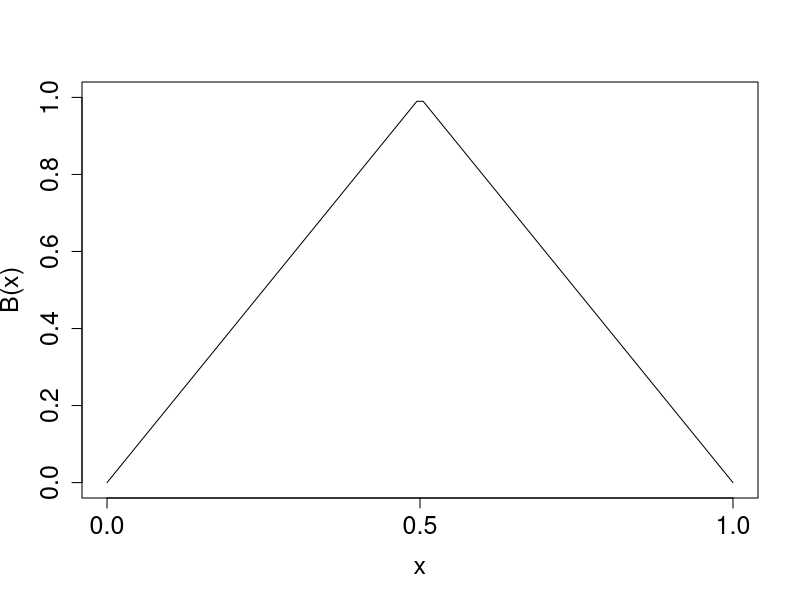
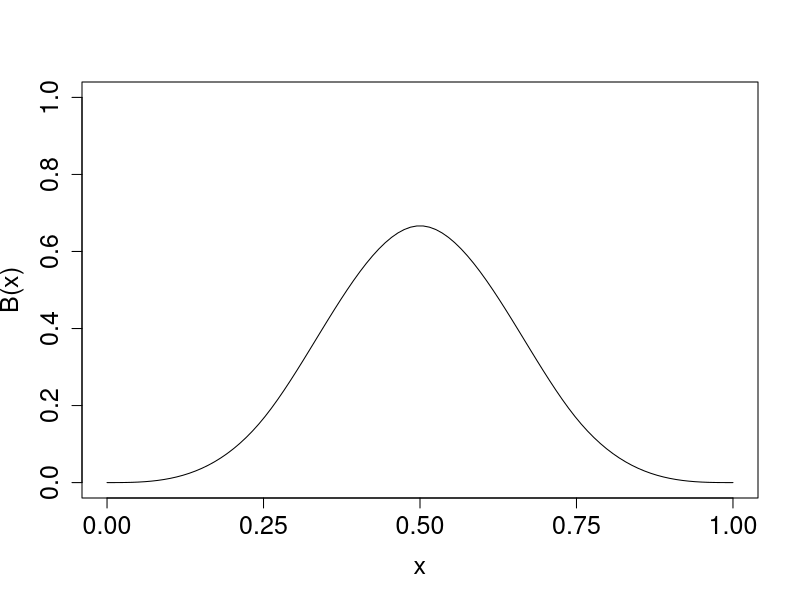
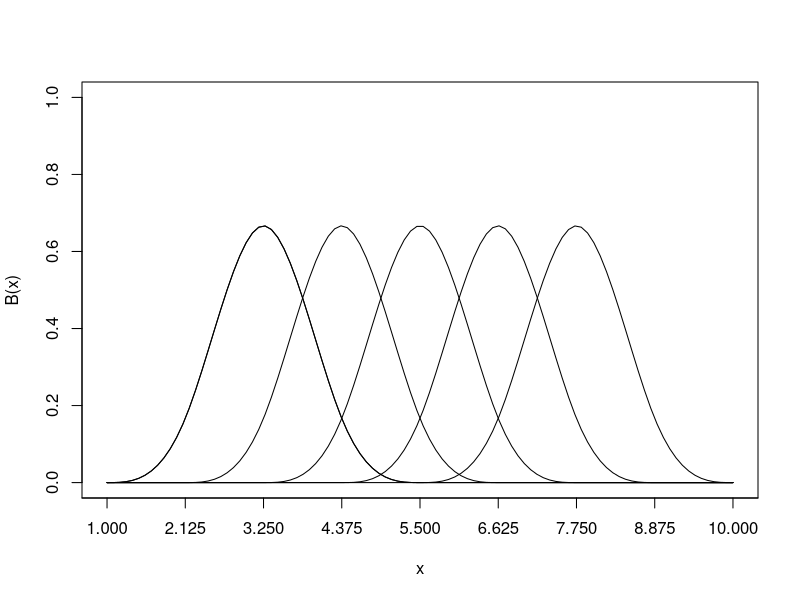

The R source for these figures, in order:
#Clear environment
rm(list = ls())

library(splines)
library(ggfortify)

x = seq(0, 1, length.out = 100)


bdeg = 1

## Specify number of intervals in time (knots - 1)
n_intervals = 2

## Find distance between knots
dx <- (max(x) - min(x)) / n_intervals

## Define knot locations in time
knots <- seq(min(x) - bdeg * dx, max(x) + bdeg * dx, by = dx)

## Define temporal marginal B-spline basis design matrix
B <- spline.des(knots, x, bdeg + 1)$design

# Save to pdf as 7.5 by 3.5, name: B_spline_basis_func_deg_1
plot(B[, 2] ~ x, type = "l", ylim = c(0, 1), 
     ylab = "B(x)", xlab = "x", xaxt='n', cex.lab=1.5, 
     cex.axis=1.5, cex.main=1.5, cex.sub=1.5)
axis(1, at= c(0, 0.5, 1), cex.axis=1.5)


bdeg = 3

## Specify number of intervals in time (knots - 1)
n_intervals = 4

## Find distance between knots
dx <- (max(x) - min(x)) / n_intervals

## Define knot locations in time
knots <- seq(min(x) - bdeg * dx, max(x) + bdeg * dx, by = dx)

## Define temporal marginal B-spline basis design matrix
B <- spline.des(knots, x, bdeg + 1)$design


# Save to pdf as 7.5 by 3.5, name: B_spline_basis_func_deg_3
plot(B[, 4] ~ x, type = "l", ylim = c(0, 1), 
     ylab = "B(x)", xlab = "x", xaxt='n', cex.lab=1.5, 
     cex.axis=1.5, cex.main=1.5, cex.sub=1.5)
axis(1, at=knots[knots >= 0 & knots <= 1], cex.axis=1.5)




x = seq(1, 10, length.out = 100)


bdeg = 3

## Specify number of intervals in time (knots - 1)
n_intervals = 8

## Find distance between knots
dx <- (max(x) - min(x)) / n_intervals

## Define knot locations in time
knots <- seq(min(x) - bdeg * dx, max(x) + bdeg * dx, by = dx)

## Define temporal marginal B-spline basis design matrix
B <- spline.des(knots, x, bdeg + 1)$design


# Save to pdf as 7.5 by 3.5, name: B_spline_basis_deg_3
plot(B[, 4] ~ x, type = "l", ylim = c(0, 1), 
     ylab = "B(x)", xlab = "x", xaxt='n')
for(i in 4:(dim(B)[2] - 3)){lines(B[, i] ~ x)}
axis(1, at=knots)
